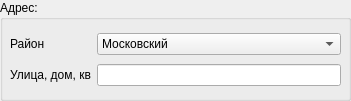
  <widget class="QGroupBox" name="groupBox_2">
   <property name="geometry">
    <rect>
     <x>10</x>
     <y>120</y>
     <width>351</width>
     <height>101</height>
    </rect>
   </property>
   <property name="title">
    <string>Адрес:</string>
   </property>
   <widget class="QWidget" name="formLayoutWidget_2">
    <property name="geometry">
     <rect>
      <x>10</x>
      <y>30</y>
      <width>331</width>
      <height>61</height>
     </rect>
    </property>
    <layout class="QGridLayout" name="gridLayout_3">
     <item row="0" column="0">
      <widget class="QLabel" name="label_5">
       <property name="text">
        <string>Район</string>
       </property>
      </widget>
     </item>
     <item row="0" column="1">
      <widget class="QComboBox" name="areaComboBox">
       <item>
        <property name="text">
         <string>Московский</string>
        </property>
       </item>
       <item>
        <property name="text">
         <string>Кировский</string>
        </property>
       </item>
       <item>
        <property name="text">
         <string>Красносельский</string>
        </property>
       </item>
      </widget>
     </item>
     <item row="1" column="0">
      <widget class="QLabel" name="label_6">
       <property name="text">
        <string>Улица, дом, кв</string>
       </property>
      </widget>
     </item>
     <item row="1" column="1">
      <widget class="QLineEdit" name="addressLineEdit"/>
     </item>
    </layout>
   </widget>
  </widget>
